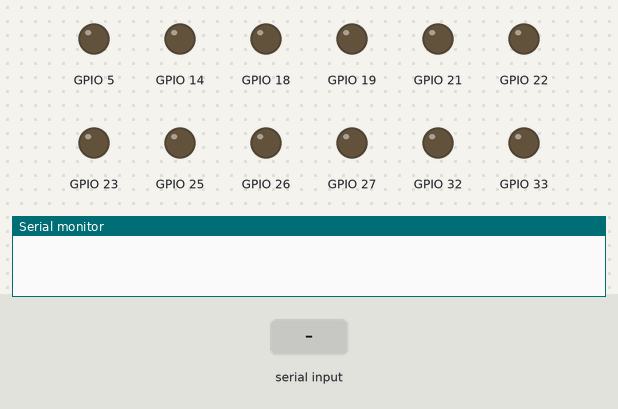
A sketch run on a simulated ESP32. Parts: output pins drawn as LEDs (lit = HIGH), the last lines printed to the serial monitor. The test bench sets the inputs (shaded band).

Above: at 1.2 s.
1.3 s: "90,45\n" received over Serial
At 2.0 s:
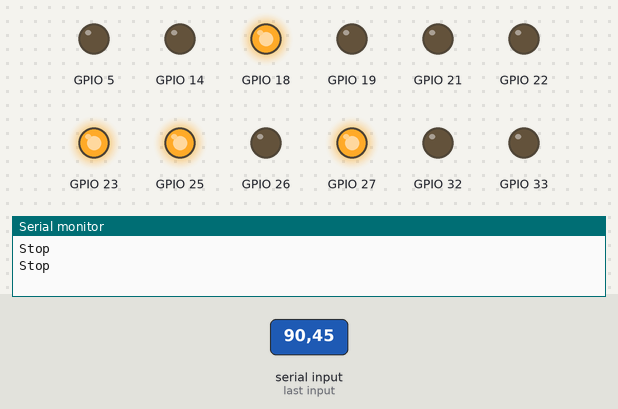
2.8 s: "1\n" received over Serial
At 3.2 s:
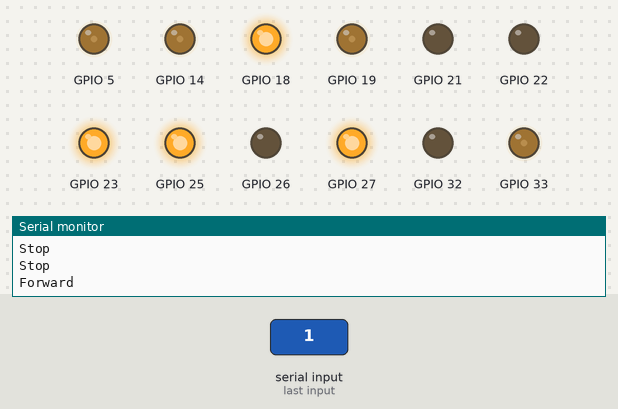
5.3 s: "2\n" received over Serial
At 6.1 s:
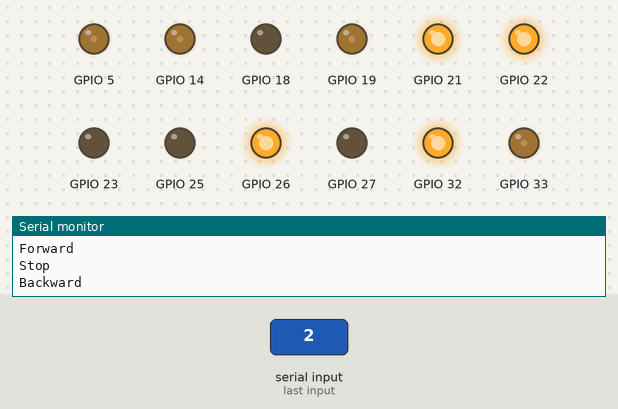
7.8 s: "3\n" received over Serial
At 8.2 s:
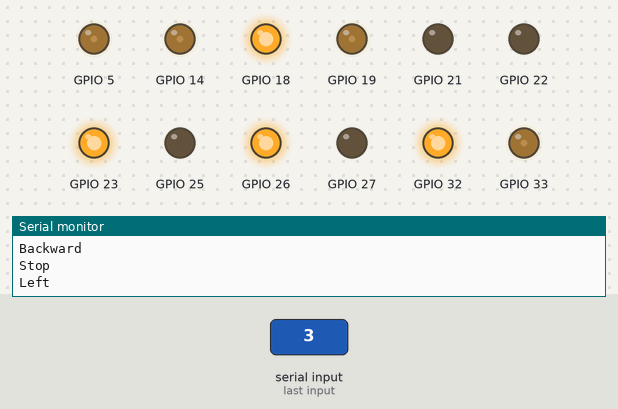
10.3 s: "4\n" received over Serial
At 11.1 s:
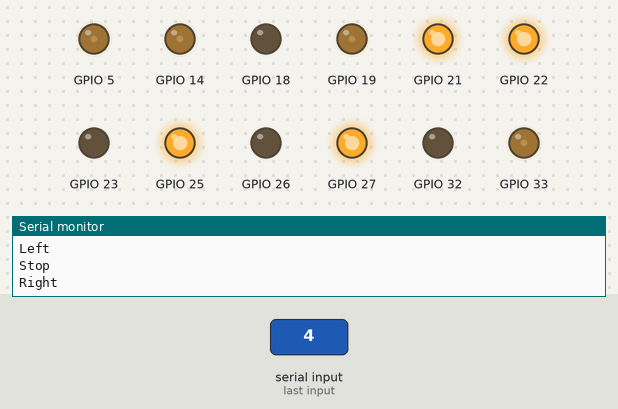
Timing chart, 0 to 13.3 s (numbered marks = the images above; inputs shaded):
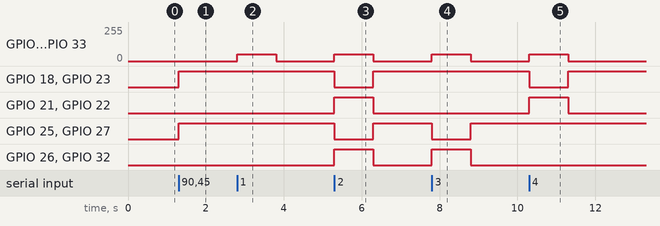

Measured:
- after the input at 1.3 s, GPIO 18, GPIO 23, GPIO 25, GPIO 27: LOW → HIGH at once
- after the input at 2.8 s, GPIO 5, GPIO 14, GPIO 19, GPIO 33: 0/255 → 50/255 at once, → 0/255 1.0 s later
- after the input at 5.3 s, GPIO 5, GPIO 14, GPIO 19, GPIO 33: 0/255 → 50/255 at once, → 0/255 1.0 s later; GPIO 18, GPIO 23, GPIO 25, GPIO 27: HIGH → LOW at once, → HIGH 1.0 s later; GPIO 21, GPIO 22, GPIO 26, GPIO 32: LOW → HIGH at once, → LOW 1.0 s later
- after the input at 7.8 s, GPIO 5, GPIO 14, GPIO 19, GPIO 33: 0/255 → 50/255 at once, → 0/255 1.0 s later; GPIO 25, GPIO 27: HIGH → LOW at once, → HIGH 1.0 s later; GPIO 26, GPIO 32: LOW → HIGH at once, → LOW 1.0 s later
- after the input at 10.3 s, GPIO 5, GPIO 14, GPIO 19, GPIO 33: 0/255 → 50/255 at once, → 0/255 1.0 s later; GPIO 18, GPIO 23: HIGH → LOW at once, → HIGH 1.0 s later; GPIO 21, GPIO 22: LOW → HIGH at once, → LOW 1.0 s later

The sketch:

Finger_Detection.ino
```cpp
int count = 0;
void setup() {
  // put your setup code here, to run once:
  Serial.begin(9600);
  motor_setup();
}

void loop() {
  // put your main code here, to run repeatedly:
if (Serial.available()>0){
  count = Serial.parseInt();
  if (count == 1) {
    forward(50);
    Serial.println("Forward");
  }
  else if (count == 2) {
    backward(50);
        Serial.println("Backward");
  }
  else if (count == 3) {
    turnLeft(50);
    Serial.println("Left");

  }
  else if (count == 4) {
    turnRight(50);
    Serial.println("Right");

  }
  else {
    stop();
    Serial.println("Stop");

  }
}
}
```

car_monitor_new.ino
```cpp
void forward(int speed) {
  ledcWrite(0, speed);
  digitalWrite(25, HIGH);
  digitalWrite(26, LOW);
  ledcWrite(1, speed);
  digitalWrite(32, LOW);
  digitalWrite(27, HIGH);
  ledcWrite(2, speed);
  digitalWrite(21, LOW);
  digitalWrite(18, HIGH);
  ledcWrite(3, speed);
  digitalWrite(23, HIGH);
  digitalWrite(22, LOW);

}

void backward(int speed) {
  ledcWrite(0, speed);
  digitalWrite(25, LOW);
  digitalWrite(26, HIGH);
  ledcWrite(1, speed);
  digitalWrite(32, HIGH);
  digitalWrite(27, LOW);
  ledcWrite(2, speed);
  digitalWrite(21, HIGH);
  digitalWrite(18, LOW);
  ledcWrite(3, speed);
  digitalWrite(23, LOW);
  digitalWrite(22, HIGH);

}

void stop() {
  ledcWrite(0, 0);
  digitalWrite(25, HIGH);
  digitalWrite(26, LOW);
  ledcWrite(1, 0);
  digitalWrite(32, LOW);
  digitalWrite(27, HIGH);
  ledcWrite(2, 0);
  digitalWrite(21, LOW);
  digitalWrite(18, HIGH);
  ledcWrite(3, 0);
  digitalWrite(23, HIGH);
  digitalWrite(22, LOW);
}

void turnLeft(int speed) {
  ledcWrite(0, speed);
  digitalWrite(25, LOW);
  digitalWrite(26, HIGH);

  ledcWrite(1, speed);
  digitalWrite(32, HIGH);
  digitalWrite(27, LOW);

  ledcWrite(2, speed);
  digitalWrite(21, LOW);
  digitalWrite(18, HIGH);

  ledcWrite(3, speed);
  digitalWrite(23, HIGH);
  digitalWrite(22, LOW);
}

// void turnLeft(int motor_left, int motor_right) {
//   ledcWrite(0, motor_left);
//   digitalWrite(25, LOW);
//   digitalWrite(26, HIGH);

//   ledcWrite(1, motor_left);
//   digitalWrite(32, HIGH);
//   digitalWrite(27, LOW);

//   ledcWrite(2, motor_right);
//   digitalWrite(21, LOW);
//   digitalWrite(18, HIGH);

//   ledcWrite(3, motor_right);
//   digitalWrite(23, HIGH);
//   digitalWrite(22, LOW);
// }

void turnRight(int speed) {
  ledcWrite(0, speed);
  digitalWrite(25, HIGH);
  digitalWrite(26, LOW);
  ledcWrite(1, speed);
  digitalWrite(32, LOW);
  digitalWrite(27, HIGH);
  ledcWrite(2, speed);
  digitalWrite(21, HIGH);
  digitalWrite(18, LOW);
  ledcWrite(3, speed);
  digitalWrite(23, LOW);
  digitalWrite(22, HIGH);
}

// void turnRight(int motor_left, int motor_right) {
//   ledcWrite(0, motor_left);
//   digitalWrite(25, HIGH);
//   digitalWrite(26, LOW);

//   ledcWrite(1, motor_left);
//   digitalWrite(32, LOW);
//   digitalWrite(27, HIGH);

//   ledcWrite(2, motor_right);
//   digitalWrite(21, HIGH);
//   digitalWrite(18, LOW);

//   ledcWrite(3, motor_right);
//   digitalWrite(23, LOW);
//   digitalWrite(22, HIGH);
// }


void motor_setup() {
  pinMode(25, OUTPUT);
  pinMode(26, OUTPUT);
  pinMode(32, OUTPUT);
  pinMode(27, OUTPUT);
  pinMode(21, OUTPUT);
  pinMode(18, OUTPUT);
  pinMode(23, OUTPUT);
  pinMode(22, OUTPUT);
  ledcSetup(0, 20000, 8);
  ledcSetup(1, 20000, 8);
  ledcSetup(2, 20000, 8);
  ledcSetup(3, 20000, 8);
  ledcAttachPin(33, 0);
  ledcAttachPin(14, 1);
  ledcAttachPin(5, 2);
  ledcAttachPin(19, 3);
}
```
